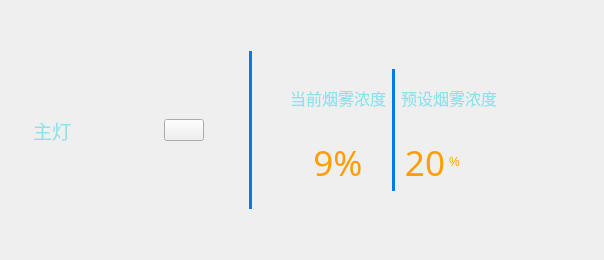
<?xml version="1.0" encoding="UTF-8"?>
<ui version="4.0">
 <class>KitchenWidget</class>
 <widget class="QWidget" name="KitchenWidget">
  <property name="geometry">
   <rect>
    <x>0</x>
    <y>0</y>
    <width>604</width>
    <height>260</height>
   </rect>
  </property>
  <property name="windowTitle">
   <string>Form</string>
  </property>
  <layout class="QVBoxLayout" name="verticalLayout_2">
   <item>
    <layout class="QGridLayout" name="gridLayout_2">
     <item row="1" column="1">
      <layout class="QHBoxLayout" name="horizontalLayout_4">
       <property name="spacing">
        <number>20</number>
       </property>
       <item>
        <widget class="QWidget" name="widget_light_top" native="true">
         <property name="sizePolicy">
          <sizepolicy hsizetype="Maximum" vsizetype="Maximum">
           <horstretch>0</horstretch>
           <verstretch>0</verstretch>
          </sizepolicy>
         </property>
         <property name="maximumSize">
          <size>
           <width>340</width>
           <height>200</height>
          </size>
         </property>
         <layout class="QHBoxLayout" name="horizontalLayout">
          <property name="leftMargin">
           <number>10</number>
          </property>
          <property name="topMargin">
           <number>25</number>
          </property>
          <property name="rightMargin">
           <number>25</number>
          </property>
          <property name="bottomMargin">
           <number>25</number>
          </property>
          <item>
           <widget class="QLabel" name="lab_light_main">
            <property name="font">
             <font>
              <family>微软雅黑</family>
              <pointsize>14</pointsize>
              <weight>50</weight>
              <italic>false</italic>
              <bold>false</bold>
             </font>
            </property>
            <property name="styleSheet">
             <string notr="true">color: rgb(142, 227, 235);
font: 14pt &quot;微软雅黑&quot;;</string>
            </property>
            <property name="text">
             <string>主灯</string>
            </property>
           </widget>
          </item>
          <item>
           <widget class="QLabel" name="label_light_main">
            <property name="sizePolicy">
             <sizepolicy hsizetype="Maximum" vsizetype="Preferred">
              <horstretch>0</horstretch>
              <verstretch>0</verstretch>
             </sizepolicy>
            </property>
            <property name="minimumSize">
             <size>
              <width>60</width>
              <height>0</height>
             </size>
            </property>
            <property name="maximumSize">
             <size>
              <width>60</width>
              <height>16777215</height>
             </size>
            </property>
            <property name="styleSheet">
             <string notr="true"/>
            </property>
            <property name="text">
             <string/>
            </property>
           </widget>
          </item>
          <item>
           <spacer name="horizontalSpacer">
            <property name="orientation">
             <enum>Qt::Horizontal</enum>
            </property>
            <property name="sizeType">
             <enum>QSizePolicy::Maximum</enum>
            </property>
            <property name="sizeHint" stdset="0">
             <size>
              <width>30</width>
              <height>20</height>
             </size>
            </property>
           </spacer>
          </item>
          <item>
           <widget class="mySwitchButton" name="pbn_light_main">
            <property name="text">
             <string/>
            </property>
           </widget>
          </item>
         </layout>
        </widget>
       </item>
       <item>
        <widget class="QLabel" name="label_div">
         <property name="sizePolicy">
          <sizepolicy hsizetype="Maximum" vsizetype="Preferred">
           <horstretch>0</horstretch>
           <verstretch>0</verstretch>
          </sizepolicy>
         </property>
         <property name="maximumSize">
          <size>
           <width>3</width>
           <height>16777215</height>
          </size>
         </property>
         <property name="styleSheet">
          <string notr="true">background-color: rgb(7, 122, 229);</string>
         </property>
         <property name="text">
          <string/>
         </property>
        </widget>
       </item>
       <item>
        <widget class="QWidget" name="widget_right" native="true">
         <property name="maximumSize">
          <size>
           <width>16777215</width>
           <height>160</height>
          </size>
         </property>
         <layout class="QHBoxLayout" name="horizontalLayout_3">
          <item>
           <widget class="QWidget" name="widget_temp" native="true">
            <property name="sizePolicy">
             <sizepolicy hsizetype="Maximum" vsizetype="Preferred">
              <horstretch>0</horstretch>
              <verstretch>0</verstretch>
             </sizepolicy>
            </property>
            <property name="maximumSize">
             <size>
              <width>300</width>
              <height>220</height>
             </size>
            </property>
            <layout class="QGridLayout" name="gridLayout">
             <item row="0" column="0">
              <widget class="QLabel" name="label_2">
               <property name="font">
                <font>
                 <family>楷体</family>
                 <pointsize>12</pointsize>
                </font>
               </property>
               <property name="styleSheet">
                <string notr="true">color: rgb(142, 227, 235);</string>
               </property>
               <property name="text">
                <string>当前烟雾浓度</string>
               </property>
               <property name="alignment">
                <set>Qt::AlignCenter</set>
               </property>
              </widget>
             </item>
             <item row="0" column="1" rowspan="2">
              <widget class="QLabel" name="label">
               <property name="sizePolicy">
                <sizepolicy hsizetype="Preferred" vsizetype="Expanding">
                 <horstretch>0</horstretch>
                 <verstretch>0</verstretch>
                </sizepolicy>
               </property>
               <property name="minimumSize">
                <size>
                 <width>3</width>
                 <height>0</height>
                </size>
               </property>
               <property name="maximumSize">
                <size>
                 <width>3</width>
                 <height>16777215</height>
                </size>
               </property>
               <property name="styleSheet">
                <string notr="true">background-color: rgb(7, 122, 229);</string>
               </property>
               <property name="text">
                <string/>
               </property>
              </widget>
             </item>
             <item row="0" column="2">
              <widget class="QLabel" name="label_3">
               <property name="font">
                <font>
                 <family>楷体</family>
                 <pointsize>12</pointsize>
                </font>
               </property>
               <property name="styleSheet">
                <string notr="true">color: rgb(142, 227, 235);</string>
               </property>
               <property name="text">
                <string>预设烟雾浓度</string>
               </property>
               <property name="alignment">
                <set>Qt::AlignCenter</set>
               </property>
              </widget>
             </item>
             <item row="1" column="0">
              <widget class="QLabel" name="label_cur_smoke">
               <property name="font">
                <font>
                 <family>楷体</family>
                 <pointsize>26</pointsize>
                </font>
               </property>
               <property name="styleSheet">
                <string notr="true">color: rgb(255, 158, 0);</string>
               </property>
               <property name="text">
                <string>9%</string>
               </property>
               <property name="alignment">
                <set>Qt::AlignCenter</set>
               </property>
              </widget>
             </item>
             <item row="1" column="2">
              <layout class="QHBoxLayout" name="horizontalLayout_2">
               <property name="spacing">
                <number>0</number>
               </property>
               <item>
                <widget class="QLabel" name="label_set_smoke">
                 <property name="font">
                  <font>
                   <family>楷体</family>
                   <pointsize>26</pointsize>
                  </font>
                 </property>
                 <property name="styleSheet">
                  <string notr="true">color: rgb(255, 158, 0);</string>
                 </property>
                 <property name="text">
                  <string>20</string>
                 </property>
                 <property name="alignment">
                  <set>Qt::AlignCenter</set>
                 </property>
                </widget>
               </item>
               <item>
                <widget class="QLabel" name="label_4">
                 <property name="styleSheet">
                  <string notr="true">color: rgb(255, 158, 0);
font: 26pt &quot;楷体&quot;;</string>
                 </property>
                 <property name="text">
                  <string>%</string>
                 </property>
                </widget>
               </item>
              </layout>
             </item>
            </layout>
           </widget>
          </item>
          <item>
           <layout class="QVBoxLayout" name="verticalLayout">
            <property name="spacing">
             <number>0</number>
            </property>
            <item>
             <widget class="QToolButton" name="tbn_smoke_sub">
              <property name="sizePolicy">
               <sizepolicy hsizetype="Maximum" vsizetype="Maximum">
                <horstretch>0</horstretch>
                <verstretch>0</verstretch>
               </sizepolicy>
              </property>
              <property name="minimumSize">
               <size>
                <width>60</width>
                <height>60</height>
               </size>
              </property>
              <property name="styleSheet">
               <string notr="true">color: rgb(142, 227, 235);
font: 11pt &quot;微软雅黑&quot;;</string>
              </property>
              <property name="text">
               <string/>
              </property>
              <property name="autoRaise">
               <bool>true</bool>
              </property>
             </widget>
            </item>
            <item>
             <widget class="QToolButton" name="tbn_smoke_add">
              <property name="sizePolicy">
               <sizepolicy hsizetype="Maximum" vsizetype="Maximum">
                <horstretch>0</horstretch>
                <verstretch>0</verstretch>
               </sizepolicy>
              </property>
              <property name="minimumSize">
               <size>
                <width>60</width>
                <height>60</height>
               </size>
              </property>
              <property name="font">
               <font>
                <family>微软雅黑</family>
                <pointsize>11</pointsize>
                <weight>50</weight>
                <italic>false</italic>
                <bold>false</bold>
               </font>
              </property>
              <property name="styleSheet">
               <string notr="true">color: rgb(142, 227, 235);
font: 11pt &quot;微软雅黑&quot;;</string>
              </property>
              <property name="text">
               <string/>
              </property>
              <property name="toolButtonStyle">
               <enum>Qt::ToolButtonTextUnderIcon</enum>
              </property>
              <property name="autoRaise">
               <bool>true</bool>
              </property>
             </widget>
            </item>
           </layout>
          </item>
         </layout>
        </widget>
       </item>
      </layout>
     </item>
     <item row="0" column="1">
      <spacer name="verticalSpacer">
       <property name="orientation">
        <enum>Qt::Vertical</enum>
       </property>
       <property name="sizeType">
        <enum>QSizePolicy::Maximum</enum>
       </property>
       <property name="sizeHint" stdset="0">
        <size>
         <width>17</width>
         <height>40</height>
        </size>
       </property>
      </spacer>
     </item>
     <item row="1" column="2">
      <spacer name="horizontalSpacer_4">
       <property name="orientation">
        <enum>Qt::Horizontal</enum>
       </property>
       <property name="sizeType">
        <enum>QSizePolicy::Maximum</enum>
       </property>
       <property name="sizeHint" stdset="0">
        <size>
         <width>21</width>
         <height>17</height>
        </size>
       </property>
      </spacer>
     </item>
     <item row="1" column="0">
      <spacer name="horizontalSpacer_3">
       <property name="orientation">
        <enum>Qt::Horizontal</enum>
       </property>
       <property name="sizeType">
        <enum>QSizePolicy::Maximum</enum>
       </property>
       <property name="sizeHint" stdset="0">
        <size>
         <width>21</width>
         <height>17</height>
        </size>
       </property>
      </spacer>
     </item>
     <item row="2" column="1">
      <spacer name="verticalSpacer_2">
       <property name="orientation">
        <enum>Qt::Vertical</enum>
       </property>
       <property name="sizeType">
        <enum>QSizePolicy::Maximum</enum>
       </property>
       <property name="sizeHint" stdset="0">
        <size>
         <width>17</width>
         <height>40</height>
        </size>
       </property>
      </spacer>
     </item>
    </layout>
   </item>
  </layout>
 </widget>
 <customwidgets>
  <customwidget>
   <class>mySwitchButton</class>
   <extends>QPushButton</extends>
   <header>myswitchbutton.h</header>
  </customwidget>
 </customwidgets>
 <resources/>
 <connections/>
</ui>
